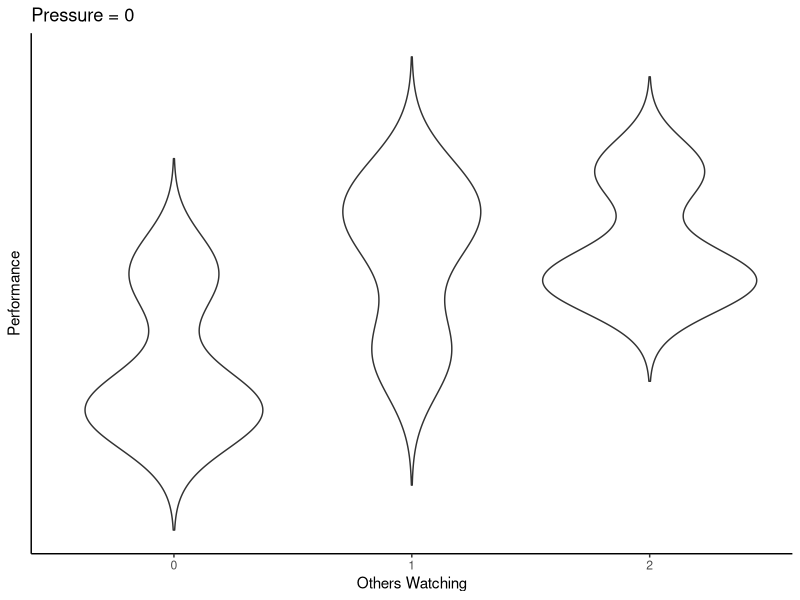
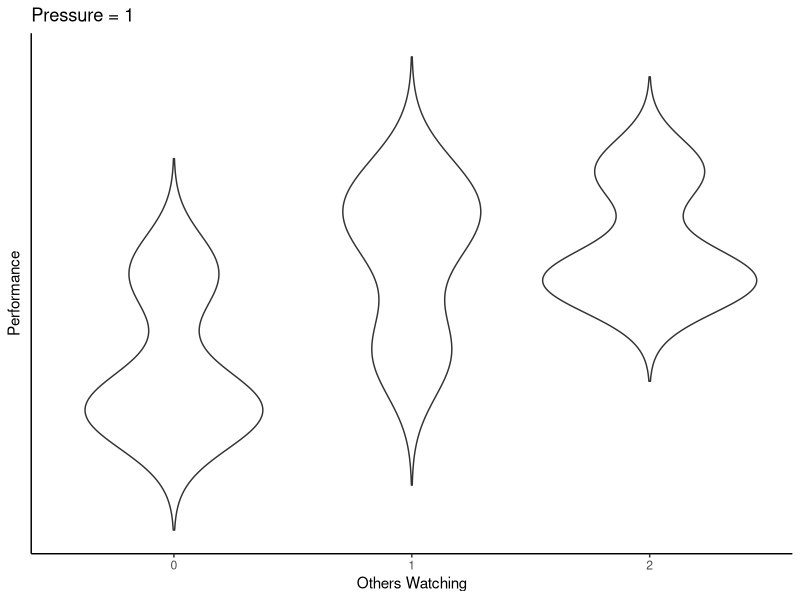
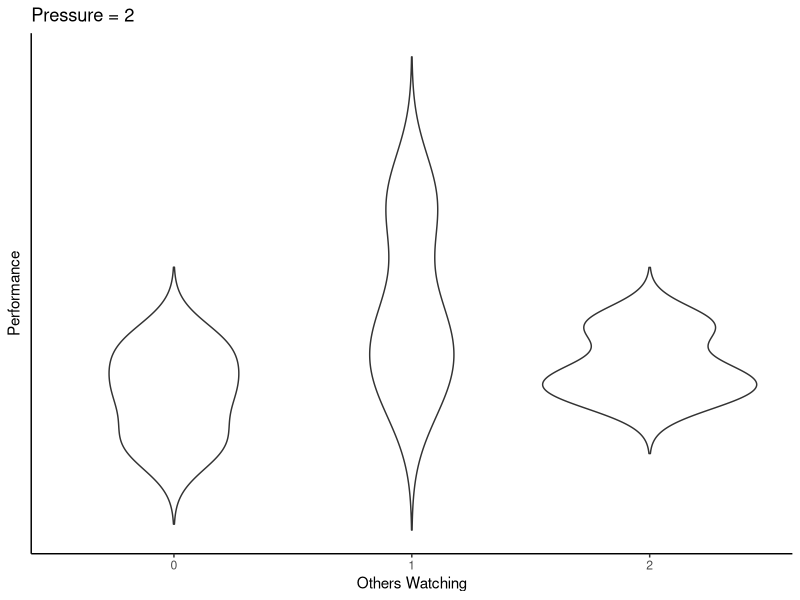
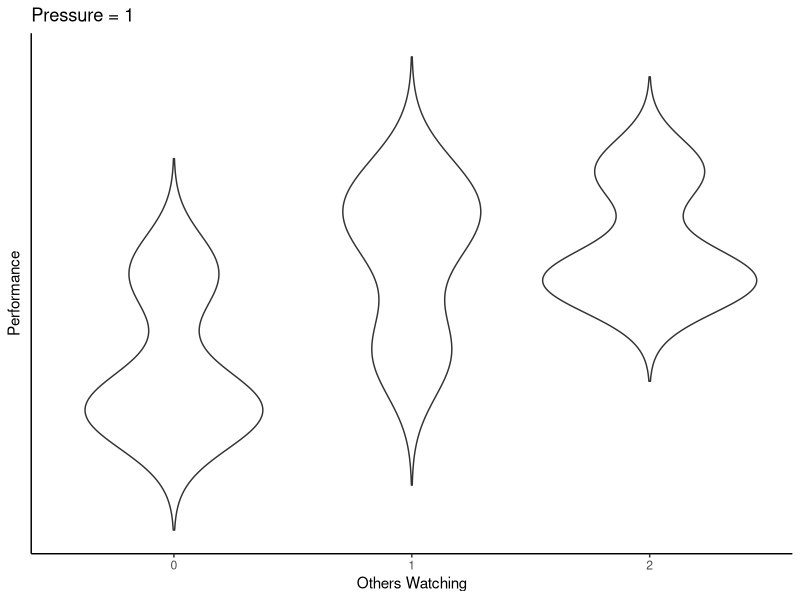

These charts were generated, in order, by the following R code:
## ---- chunk 1
knitr::opts_chunk$set(echo = TRUE, message = F, warning = F, cache = T)
## ---- chunk 2
library(tidyverse)
library(ggplot2)
library(kableExtra)
set.seed(30)
others <- c(0,1,2)
pressure <- c(0,1,2)
ids <- c(1:3)
dd <- matrix(, ncol = 4, nrow = length(ids)*length(pressure)*length(others))

count <- 0
for(i in ids){
  
  for(k in others){
    
    for(j in pressure){
      count <- count + 1
      
      perf <- rnorm(1, 10, 3)
      dd[count, 1] <- i
      dd[count, 2] <- k
      dd[count, 3] <- j
      dd[count, 4] <- perf
      
    }
  }
  
}

df <- data.frame(dd)
names(df) <- c("id", "others", "pressure", "performance")  

df %>% kable() %>% kable_styling()
## ---- chunk 3
ggplot(df %>% filter(pressure == 0), aes(x = as.factor(others), y = performance)) + 
  geom_violin(trim = F) + 
  theme_classic() + 
  xlab("Others Watching") + 
  ylab("Performance") + 
  theme(axis.text.y = element_blank(),
        axis.ticks.y = element_blank()) + 
  ggtitle("Pressure = 0")
## ---- chunk 4
boxfunc <- function(col, title){
  col <- enquo(col)
  
  # use !! here
  ggplot(df %>% filter(pressure == !!col), aes(x = as.factor(others), y = performance)) + 
  geom_violin(trim = F) + 
  theme_classic() + 
  xlab("Others Watching") + 
  ylab("Performance") + 
  theme(axis.text.y = element_blank(),
        axis.ticks.y = element_blank()) + 
  # use parameter here
  ggtitle(paste("Pressure =", title, sep = " "))
  
}

## ---- chunk 5
boxfunc(0, 1)
boxfunc(1, 2)
## ---- chunk 6
varfunc <- function(col, title){
  
  # use {{var}} here
  ggplot(df %>% filter(pressure == {{col}}), aes(x = as.factor(others), y = performance)) + 
  geom_violin(trim = F) + 
  theme_classic() + 
  xlab("Others Watching") + 
  ylab("Performance") + 
  theme(axis.text.y = element_blank(),
        axis.ticks.y = element_blank()) + 
  # use parameter here
  ggtitle(paste("Pressure =", title, sep = " "))
  
}

## ---- chunk 7
varfunc(0, 1)
